Frame 1 (no input): blank canvas, image omitted
Frame 60 (no input): blank canvas, image omitted
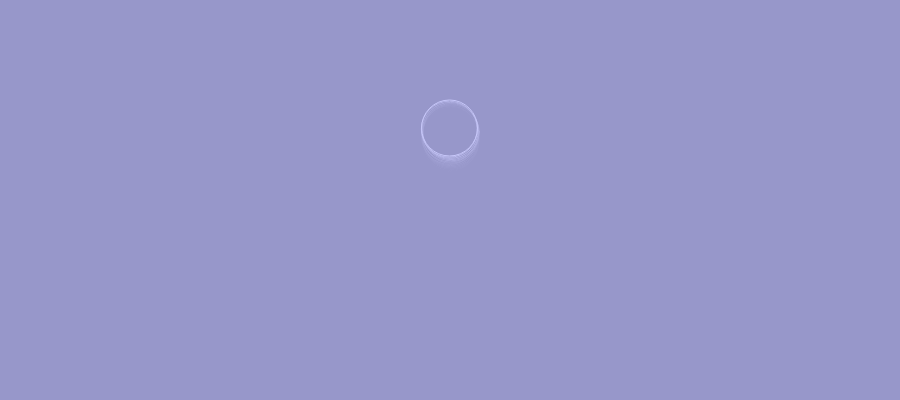
Frame 120 (the mouse pressed at the canvas centre since frame 60)

The p5.js sketch whose frames 1 and 60 were blank and that drew this single picture after the mouse press (run headless with seeded random() and noise() and a simulated clock; from frame 60 on, the mouse is pressed at the canvas centre):

// p5.js sketch
// ── sketch.js
var bubbles = [];
var r,g,b;

function setup() {
    createCanvas(900,400);
    background('#111');
//    for (var i=0; i<10; 1++){
//      bubbles[i] = new Bubble(random(0,width),random(0,height));
//    }
}

function mousePressed(){
  bubbles.push(new Bubble(mouseX,mouseY));
}

function keyPressed(){
//how to use: https://p5js.org/reference/#/p5/keyPressed
//splice: 1st argumnet = index; 2nd argument=how many
//delete last bubble when delete is pressed
//change background color when enter is pressed
  if (keyCode===SHIFT){
//  bubbles.splice(bubbles.length-1,1);
//  or, use pop, and it will take off the last hting you put down
    bubbles.pop()
  } else if (keyCode === ENTER){
    //background(random(0,255),random(0,255),random(0,255));
    r=random(255);
    g=random(255);
    b=random(255);
  }
}

function draw() {
    background(r,g,b);
    for(var i=0; i<bubbles.length; i++){
      bubbles[i].move();
      bubbles[i].display();
   }
}

//use capital to indicate that it is special
function Bubble (x,y) {
//  this.x=random(0,width);
//  this.y=random(0,height);
//if you provide an argument for a parameter of a constructor function, you gotta use them!
    this.x= x;
    this.y= y;

  this.display=function(){
    stroke(200,200,250);
    fill(150,150,200,50);
    ellipse(this.x,this.y,56,56);
  }
  this.move=function(){
    this.x = this.x + random(-1,1);
    this.y = this.y - 1.2;
  }
}
